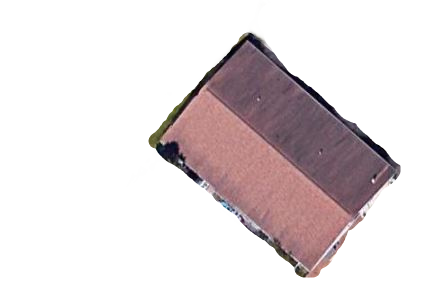
#> input picture 17.png, 424 x 289 px, found by its file name
$ jupyter execute 'Canny Edge Detector.ipynb'   (older library calls are emulated)
#> lines starting #> are read from the running program, lines starting #| are printed output that depends on the picture; after the words box and inside, x2 and y2 are one past the last pixel; in counts of white or black regions, pixels touching at a corner belong together
[cell 1]
# Import libraries required to do operations like convolution, gaussian blur, sobel operator, pixel manipulation, etc.

from scipy import misc
from scipy import ndimage
import numpy as np
import matplotlib.pyplot as plt

[cell 2]
# Load image into variable and display it
lion = misc.imread("./3/17.png") # Paste address of image
#> lion is the input picture: shape (289, 424, 4); mean R, G, B, A 36.9, 28.3, 29.7, 65.3
plt.imshow(lion, cmap = plt.get_cmap('gray'))
plt.show()

[cell 3]
# Convert color image to grayscale to help extraction of edges and plot it
lion_gray = np.dot(lion[...,:3], [0.299, 0.587, 0.114])
#lion_gray = lion_gray.astype('int32')
plt.imshow(lion_gray, cmap = plt.get_cmap('gray'))
plt.show()

[cell 4]
# Blur the grayscale image so that only important edges are extracted and the noisy ones ignored
lion_gray_blurred = ndimage.gaussian_filter(lion_gray, sigma=1.4) # Note that the value of sigma is image specific so please tune it
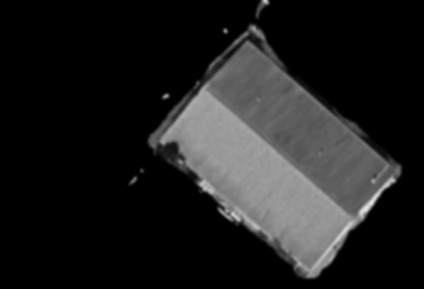
#> lion_gray_blurred: shape (289, 424) float64; min 0, max 227.3, mean 31
plt.imshow(lion_gray_blurred, cmap = plt.get_cmap('gray'))
plt.show()

[cell 5]
# Apply Sobel Filter using the convolution operation
# Note that in this case I have used the filter to have a maximum amgnitude of 2, but it can also be changed to other numbers for aggressive edge extraction
# For eg [-1,0,1], [-5,0,5], [-1,0,1]
def SobelFilter(img, direction):
#> called with direction = 'x'
    if(direction == 'x'):
        Gx = np.array([[-1,0,+1], [-2,0,+2],  [-1,0,+1]])
        Res = ndimage.convolve(img, Gx)
        #Res = ndimage.convolve(img, Gx, mode='constant', cval=0.0)
    if(direction == 'y'):
        Gy = np.array([[-1,-2,-1], [0,0,0], [+1,+2,+1]])
        Res = ndimage.convolve(img, Gy)
        #Res = ndimage.convolve(img, Gy, mode='constant', cval=0.0)

    return Res

[cell 6]
# Normalize the pixel array, so that values are <= 1
def Normalize(img):
    #img = np.multiply(img, 255 / np.max(img))
    img = img/np.max(img)
    return img

[cell 7]
# Apply Sobel Filter in X direction
gx = SobelFilter(lion_gray_blurred, 'x')
gx = Normalize(gx)
plt.imshow(gx, cmap = plt.get_cmap('gray'))
plt.show()

[cell 8]
# Apply Sobel Filter in Y direction
gy = SobelFilter(lion_gray_blurred, 'y')
#> call 2 of SobelFilter, with direction = 'y'
#> in SobelFilter (call 2), `Res = ndimage.convolve(img, Gy)`:
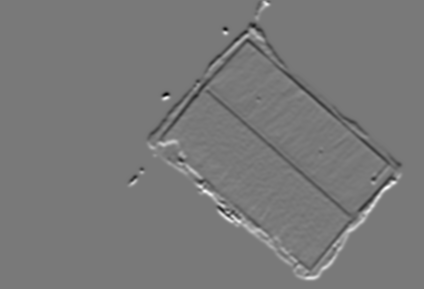
#> Res: shape (289, 424) float64; min -359.6, max 398.1, mean 0.1; drawn with min black and max white
gy = Normalize(gy)
plt.imshow(gy, cmap = plt.get_cmap('gray'))
plt.show()

[cell 9]
# Apply the Sobel Filter using the inbuilt function of scipy, this was done to verify the values obtained from above
# Also differnet modes can be tried out for example as given below:
#dx = ndimage.sobel(lion_gray_blurred, axis=1, mode='constant', cval=0.0)  # horizontal derivative
#dy = ndimage.sobel(lion_gray_blurred, axis=0, mode='constant', cval=0.0)  # vertical derivative

dx = ndimage.sobel(lion_gray_blurred, axis=1) # horizontal derivative
dy = ndimage.sobel(lion_gray_blurred, axis=0) # vertical derivative
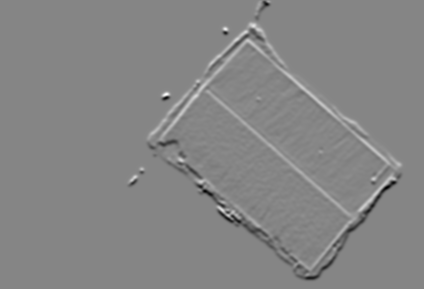
#> dy: shape (289, 424) float64; min -398.1, max 359.6, mean -0.1; drawn with min black and max white

[cell 10]
# Plot the derivative filter values obtained using the inbuilt function
plt.subplot(121)
plt.imshow(dx, cmap = plt.get_cmap('gray'))
plt.subplot(122)
plt.imshow(dy, cmap = plt.get_cmap('gray'))
plt.show()

[cell 11]
# Calculate the magnitude of the gradients obtained
Mag = np.hypot(gx,gy)
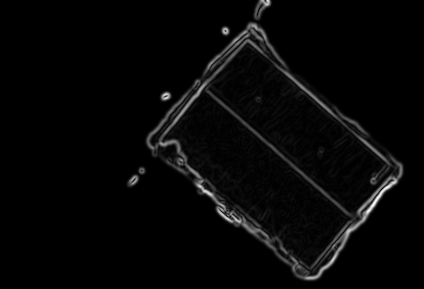
#> Mag: shape (289, 424) float64; min 0, max 1.13, mean 0.0309; drawn with min black and max white
Mag = Normalize(Mag)
plt.imshow(Mag, cmap = plt.get_cmap('gray'))
plt.show()

[cell 12]
# Calculate the magnitude of the gradients obtained using the inbuilt function, again done to verify the correctness of the above value
mag = np.hypot(dx,dy)
mag = Normalize(mag)
plt.imshow(mag, cmap = plt.get_cmap('gray'))
plt.show()

[cell 13]
# Calculate direction of the gradients
Gradient = np.degrees(np.arctan2(gy,gx))
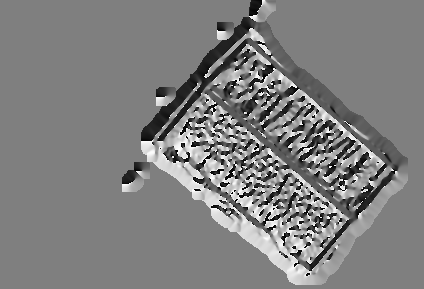
#> Gradient: shape (289, 424) float64; min -180, max 180, mean 0.3; drawn with min black and max white

[cell 14]
# Calculate the direction of the gradients obtained using the inbuilt sobel function
gradient = np.degrees(np.arctan2(dy,dx))
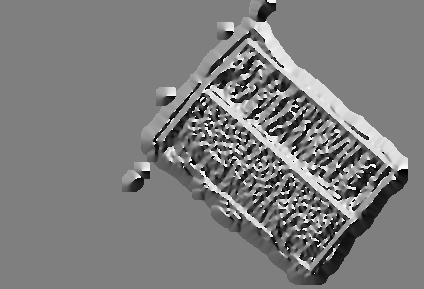
#> gradient: shape (289, 424) float64; min -180, max 180, mean -2.3; drawn with min black and max white

[cell 15]
# Do Non Maximum Suppression with interpolation to get a better estimate of the magnitude values of the pixels in the gradient direction
# This is done to get thin edges
def NonMaxSupWithInterpol(Gmag, Grad, Gx, Gy):
    NMS = np.zeros(Gmag.shape)

    for i in range(1, int(Gmag.shape[0]) - 1):
        for j in range(1, int(Gmag.shape[1]) - 1):
            if((Grad[i,j] >= 0 and Grad[i,j] <= 45) or (Grad[i,j] < -135 and Grad[i,j] >= -180)):
                yBot = np.array([Gmag[i,j+1], Gmag[i+1,j+1]])
                yTop = np.array([Gmag[i,j-1], Gmag[i-1,j-1]])
                x_est = np.absolute(Gy[i,j]/Gmag[i,j])
                if (Gmag[i,j] >= ((yBot[1]-yBot[0])*x_est+yBot[0]) and Gmag[i,j] >= ((yTop[1]-yTop[0])*x_est+yTop[0])):
                    NMS[i,j] = Gmag[i,j]
                else:
                    NMS[i,j] = 0
            if((Grad[i,j] > 45 and Grad[i,j] <= 90) or (Grad[i,j] < -90 and Grad[i,j] >= -135)):
                yBot = np.array([Gmag[i+1,j] ,Gmag[i+1,j+1]])
                yTop = np.array([Gmag[i-1,j] ,Gmag[i-1,j-1]])
                x_est = np.absolute(Gx[i,j]/Gmag[i,j])
                if (Gmag[i,j] >= ((yBot[1]-yBot[0])*x_est+yBot[0]) and Gmag[i,j] >= ((yTop[1]-yTop[0])*x_est+yTop[0])):
                    NMS[i,j] = Gmag[i,j]
                else:
                    NMS[i,j] = 0
            if((Grad[i,j] > 90 and Grad[i,j] <= 135) or (Grad[i,j] < -45 and Grad[i,j] >= -90)):
                yBot = np.array([Gmag[i+1,j] ,Gmag[i+1,j-1]])
                yTop = np.array([Gmag[i-1,j] ,Gmag[i-1,j+1]])
                x_est = np.absolute(Gx[i,j]/Gmag[i,j])
                if (Gmag[i,j] >= ((yBot[1]-yBot[0])*x_est+yBot[0]) and Gmag[i,j] >= ((yTop[1]-yTop[0])*x_est+yTop[0])):
                    NMS[i,j] = Gmag[i,j]
                else:
                    NMS[i,j] = 0
            if((Grad[i,j] > 135 and Grad[i,j] <= 180) or (Grad[i,j] < 0 and Grad[i,j] >= -45)):
                yBot = np.array([Gmag[i,j-1] ,Gmag[i+1,j-1]])
                yTop = np.array([Gmag[i,j+1] ,Gmag[i-1,j+1]])
                x_est = np.absolute(Gy[i,j]/Gmag[i,j])
                if (Gmag[i,j] >= ((yBot[1]-yBot[0])*x_est+yBot[0]) and Gmag[i,j] >= ((yTop[1]-yTop[0])*x_est+yTop[0])):
                    NMS[i,j] = Gmag[i,j]
                else:
                    NMS[i,j] = 0
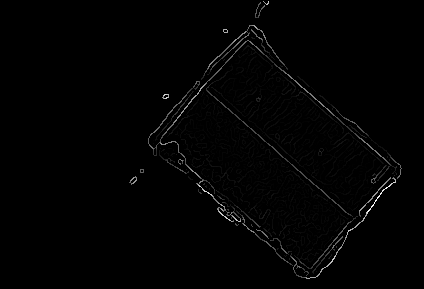
#> NMS: shape (289, 424) float64; min 0, max 1, mean 0.00979

    return NMS

[cell 16]
# This is also non-maxima suppression but without interpolation i.e. the pixel closest to the gradient direction is used as the estimate
def NonMaxSupWithoutInterpol(Gmag, Grad):
    NMS = np.zeros(Gmag.shape)
    for i in range(1, int(Gmag.shape[0]) - 1):
        for j in range(1, int(Gmag.shape[1]) - 1):
            if((Grad[i,j] >= -22.5 and Grad[i,j] <= 22.5) or (Grad[i,j] <= -157.5 and Grad[i,j] >= 157.5)):
                if((Gmag[i,j] > Gmag[i,j+1]) and (Gmag[i,j] > Gmag[i,j-1])):
                    NMS[i,j] = Gmag[i,j]
                else:
                    NMS[i,j] = 0
            if((Grad[i,j] >= 22.5 and Grad[i,j] <= 67.5) or (Grad[i,j] <= -112.5 and Grad[i,j] >= -157.5)):
                if((Gmag[i,j] > Gmag[i+1,j+1]) and (Gmag[i,j] > Gmag[i-1,j-1])):
                    NMS[i,j] = Gmag[i,j]
                else:
                    NMS[i,j] = 0
            if((Grad[i,j] >= 67.5 and Grad[i,j] <= 112.5) or (Grad[i,j] <= -67.5 and Grad[i,j] >= -112.5)):
                if((Gmag[i,j] > Gmag[i+1,j]) and (Gmag[i,j] > Gmag[i-1,j])):
                    NMS[i,j] = Gmag[i,j]
                else:
                    NMS[i,j] = 0
            if((Grad[i,j] >= 112.5 and Grad[i,j] <= 157.5) or (Grad[i,j] <= -22.5 and Grad[i,j] >= -67.5)):
                if((Gmag[i,j] > Gmag[i+1,j-1]) and (Gmag[i,j] > Gmag[i-1,j+1])):
                    NMS[i,j] = Gmag[i,j]
                else:
                    NMS[i,j] = 0

    return NMS

[cell 17]
# Get the Non-Max Suppressed output
NMS = NonMaxSupWithInterpol(Mag, Gradient, gx, gy)
NMS = Normalize(NMS)
plt.imshow(NMS, cmap = plt.get_cmap('gray'))
plt.show()

[cell 18]
# Get the Non-max suppressed output on the same image but using the image using the inbuilt sobel operator
nms = NonMaxSupWithInterpol(mag, gradient, dx, dy)
#> after the loop in NonMaxSupWithInterpol (call 2), `for i in range(1, int(Gmag.shape[0]) - 1):`:
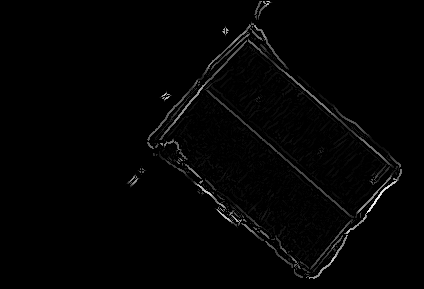
#> NMS: shape (289, 424) float64; min 0, max 1, mean 0.0137
nms = Normalize(nms)
plt.imshow(nms, cmap = plt.get_cmap('gray'))
plt.show()

[cell 19]
# Double threshold Hysterisis
# Note that I have used a very slow iterative approach for ease of understanding, a faster implementation using recursion can be done instead
# This recursive approach would recurse through every strong edge and find all connected weak edges
def DoThreshHyst(img):
    highThresholdRatio = 0.2
    lowThresholdRatio = 0.15
    GSup = np.copy(img)
    h = int(GSup.shape[0])
#> h = 289
    w = int(GSup.shape[1])
#> w = 424
    highThreshold = np.max(GSup) * highThresholdRatio
#> highThreshold = 0.2
    lowThreshold = highThreshold * lowThresholdRatio
#> lowThreshold = 0.03
    x = 0.1
    oldx=0

    # The while loop is used so that the loop will keep executing till the number of strong edges do not change, i.e all weak edges connected to strong edges have been found
    while(oldx != x):
        oldx = x
        for i in range(1,h-1):
            for j in range(1,w-1):
                if(GSup[i,j] > highThreshold):
                    GSup[i,j] = 1
                elif(GSup[i,j] < lowThreshold):
                    GSup[i,j] = 0
                else:
                    if((GSup[i-1,j-1] > highThreshold) or
                        (GSup[i-1,j] > highThreshold) or
                        (GSup[i-1,j+1] > highThreshold) or
                        (GSup[i,j-1] > highThreshold) or
                        (GSup[i,j+1] > highThreshold) or
                        (GSup[i+1,j-1] > highThreshold) or
                        (GSup[i+1,j] > highThreshold) or
                        (GSup[i+1,j+1] > highThreshold)):
                        GSup[i,j] = 1
        x = np.sum(GSup == 1)
#> this loop made 31 passes
#> (oldx, x) on passes 2 to 13: (2466, 2515), (2515, 2539), (2539, 2563), (2563, 2576), (2576, 2588), (2588, 2601), (2601, 2614), (2614, 2631), (2631, 2642), (2642, 2657), (2657, 2667), (2667, 2672)
#> x on pass 1: 2466
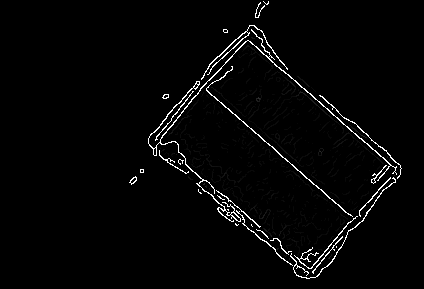
#> GSup: shape (289, 424) float64; 4.98% of pixels changed, all inside (x1, y1, x2, y2) = (129, 1, 402, 279)

    GSup = (GSup == 1) * GSup # This is done to remove/clean all the weak edges which are not connected to strong edges
#> GSup: shape (289, 424) float64; values 0 (black) and 1 (white), 2.2% white in thin lines or dots, all inside (x1, y1, x2, y2) = (129, 1, 402, 279)

    return GSup

[cell 20]
# The output of canny edge detection
Final_Image = DoThreshHyst(NMS)
plt.imshow(Final_Image, cmap = plt.get_cmap('gray'))
plt.show()

[cell 21]
# The output of canny edge detection using the inputs obtaind using the inbuilt sobel operator
# Notice that the output here looks better than the one above, this might be because of the low magnitude of filter value used in our implementation of the Sobel Operator
# Changing the filter to a higher value leads to more aggressive edge extraction and thus a better output.
final_image = DoThreshHyst(nms)
#> the loop in DoThreshHyst (call 2), `while(oldx != x):` made 22 passes
#> (oldx, x) on passes 2 to 13: (4144, 4367), (4367, 4490), (4490, 4560), (4560, 4596), (4596, 4628), (4628, 4650), (4650, 4670), (4670, 4688), (4688, 4704), (4704, 4742), (4742, 4766), (4766, 4784)
#> x on pass 1: 4144
#> after the loop in DoThreshHyst (call 2), `while(oldx != x):`:
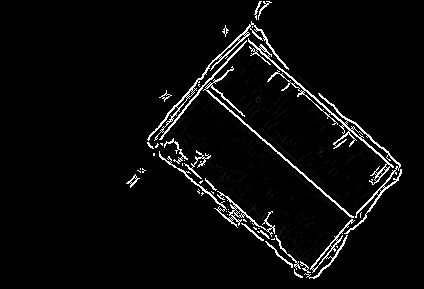
#> GSup: shape (289, 424) float64; 7.96% of pixels changed, all inside (x1, y1, x2, y2) = (124, 1, 402, 279)
#> in DoThreshHyst (call 2), `GSup = (GSup == 1) * GSup`: GSup: shape (289, 424) float64; values 0 (black) and 1 (white), 4% white in thin lines or dots, all inside (x1, y1, x2, y2) = (126, 1, 402, 279)

$ run again, with 16.png copied over 17.png
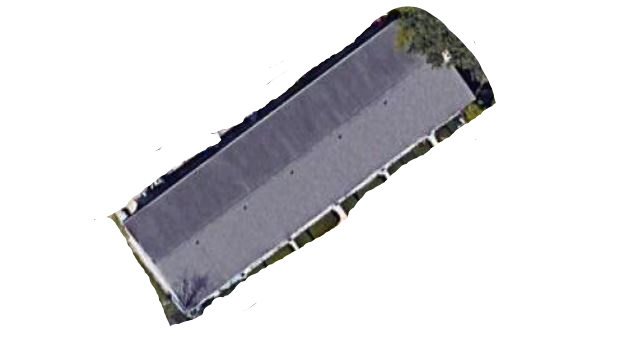
#> input picture 16.png, 621 x 339 px, found by its file name
#> lion is the input picture: shape (339, 621, 4); mean R, G, B, A 26.8, 26.4, 29.2, 63
#> highThreshold = 0.2
#> lowThreshold = 0.03
#> the loop in DoThreshHyst, `while(oldx != x):` made 33 passes
#> (oldx, x) on passes 2 to 9: (3402, 3508), (3508, 3658), (3658, 3736), (3736, 3786), (3786, 3828), (3828, 3869), (3869, 3917), (3917, 3955)
#> after the loop in DoThreshHyst, `while(oldx != x):`:
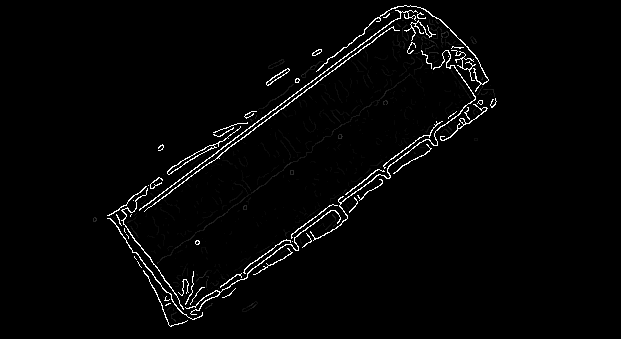
#> GSup: shape (339, 621) float64; min 0, max 1, mean 0.0213
#> the loop in DoThreshHyst (call 2), `while(oldx != x):` made 25 passes
#> (oldx, x) on passes 2 to 9: (5793, 6073), (6073, 6239), (6239, 6358), (6358, 6492), (6492, 6575), (6575, 6641), (6641, 6684), (6684, 6718)
#> after the loop in DoThreshHyst (call 2), `while(oldx != x):`:
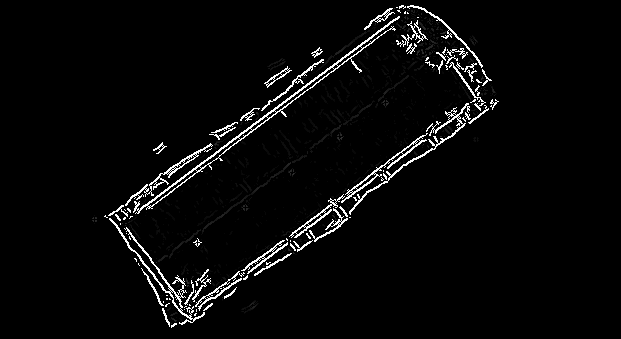
#> GSup: shape (339, 621) float64; min 0, max 1, mean 0.0342

$ run again, with 1.jpg saved as 17.png
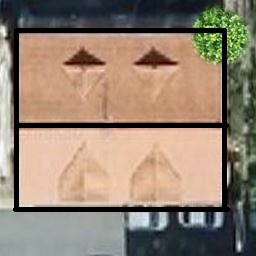
#> input picture 1.jpg, 256 x 256 px, found by its file name
#> lion is the input picture: shape (256, 256, 3); mean R, G, B 146.9, 130.1, 113.2
#> highThreshold = 0.2
#> lowThreshold = 0.03
#> the loop in DoThreshHyst, `while(oldx != x):` made 40 passes
#> (oldx, x) on passes 2 to 9: (3703, 3773), (3773, 3822), (3822, 3871), (3871, 3899), (3899, 3926), (3926, 3945), (3945, 3969), (3969, 4015)
#> the loop in DoThreshHyst (call 2), `while(oldx != x):` made 16 passes
#> (oldx, x) on passes 2 to 9: (5465, 5662), (5662, 5753), (5753, 5817), (5817, 5864), (5864, 5895), (5895, 5938), (5938, 5947), (5947, 5953)
#> in DoThreshHyst (call 2), `GSup = (GSup == 1) * GSup`:
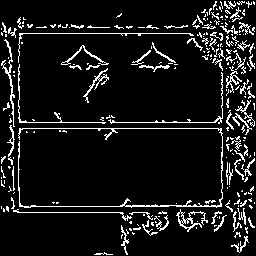
#> GSup: shape (256, 256) float64; values 0 (black) and 1 (white), 9.1% white in thin lines or dots
